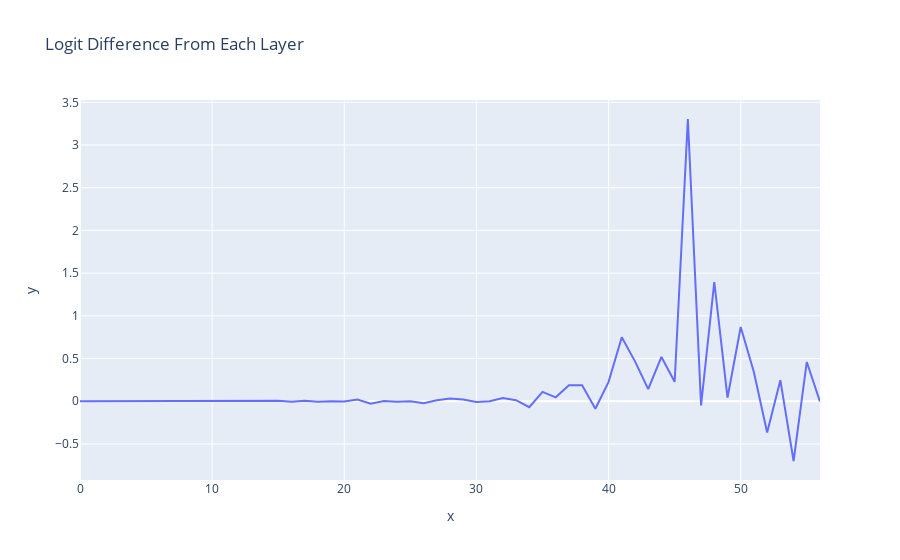

Write notebook code for a chart like this one.
### Code cell
per_layer_residual, labels = clean_cache.decompose_resid(
    layer=-1, pos_slice=-1, return_labels=True
)
per_layer_logit_diffs = residual_stack_to_logit_diff(per_layer_residual, clean_cache)
line(per_layer_logit_diffs, hover_name=labels, title="Logit Difference From Each Layer")

### Figure 1 — Plotly figure (JSON) as saved in the notebook; plotly's stock layout.template omitted (floating-point values rounded to 4 significant figures)
{"data": [{"hovertemplate": "<b>%{hovertext}</b><br><br>x=%{x}<br>y=%{y}<extra></extra>", "hovertext": ["embed", "0_attn_out", "0_mlp_out", "1_attn_out", "1_mlp_out", "2_attn_out", "2_mlp_out", "3_attn_out", "3_mlp_out", "4_attn_out", "4_mlp_out", "5_attn_out", "5_mlp_out", "6_attn_out", "6_mlp_out", "7_attn_out", "7_mlp_out", "8_attn_out", "8_mlp_out", "9_attn_out", "9_mlp_out", "10_attn_out", "10_mlp_out", "11_attn_out", "11_mlp_out", "12_attn_out", "12_mlp_out", "13_attn_out", "13_mlp_out", "14_attn_out", "14_mlp_out", "15_attn_out", "15_mlp_out", "16_attn_out", "16_mlp_out", "17_attn_out", "17_mlp_out", "18_attn_out", "18_mlp_out", "19_attn_out", "19_mlp_out", "20_attn_out", "20_mlp_out", "21_attn_out", "21_mlp_out", "22_attn_out", "22_mlp_out", "23_attn_out", "23_mlp_out", "24_attn_out", "24_mlp_out", "25_attn_out", "25_mlp_out", "26_attn_out", "26_mlp_out", "27_attn_out", "27_mlp_out"], "legendgroup": "", "line": {"color": "#636efa", "dash": "solid"}, "marker": {"symbol": "circle"}, "mode": "lines", "name": "", "orientation": "v", "showlegend": false, "type": "scatter", "x": [0, 1, 2, 3, 4, 5, 6, 7, 8, 9, 10, 11, 12, 13, 14, 15, 16, 17, 18, 19, 20, 21, 22, 23, 24, 25, 26, 27, 28, 29, 30, 31, 32, 33, 34, 35, 36, 37, 38, 39, 40, 41, 42, 43, 44, 45, 46, 47, 48, 49, 50, 51, 52, 53, 54, 55, 56], "xaxis": "x", "y": [-0.0006211, -0.0002039, 0.001161, 0.00225, -0.004545, -0.00104, -0.00266, 0.0006452, 0.0003211, 0.0006865, 0.001175, 0.002693, -0.0007654, 0.00274, -0.001168, 0.006218, -0.005237, 0.004756, -0.007402, 0.0009777, -0.001808, 0.01936, -0.0286, 0.002453, -0.005716, 1.665e-05, -0.02371, 0.0113, 0.03138, 0.01976, -0.008956, 0.001004, 0.03701, 0.01251, -0.06994, 0.1089, 0.04562, 0.187, 0.1858, -0.08853, 0.2269, 0.7496, 0.4669, 0.1416, 0.5186, 0.2271, 3.305, -0.04849, 1.396, 0.04124, 0.8698, 0.3388, -0.3667, 0.2471, -0.6997, 0.4595, -0.004102], "yaxis": "y"}], "layout": {"legend": {"tracegroupgap": 0}, "title": {"text": "Logit Difference From Each Layer"}, "xaxis": {"anchor": "y", "domain": [0, 1], "title": {"text": "x"}}, "yaxis": {"anchor": "x", "domain": [0, 1], "title": {"text": "y"}}}}
